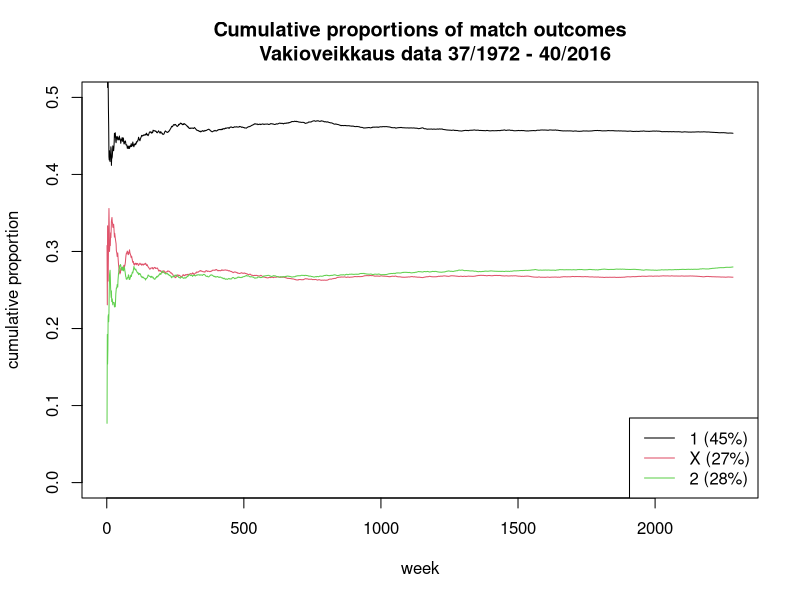

This figure's R source:
## ---- chunk 1
knitr::opts_chunk$set(echo = TRUE)
## ---- chunk 2
# Tuomo A. Nieminen 23.10.2016

# simulate the probability P(three or more identical rows)
# ---------------------------------------

# load the data (to get the  number of rows)
rivit <- read.csv2("Tilastot.csv", stringsAsFactors = FALSE)

# the size of the simulation
simsize <- 1e4

# unique integers represent unique combinations of rows
unique_rows <- 1:(3^13)

# a single simulation iteration is a sample of <n> rows
n <- nrow(rivit) # 2284

# create an empty data.frame to store the simulated integer vectors as rows
df <- matrix(NA, nrow = simsize, ncol = n)

# draw a sample of <n> from the unique rows with replacement
# repeat <simsize> times and store the sampled integers
for(i in 1:simsize) df[i, ] <- sample(unique_rows, size = n, replace = T)

# for each row, check if there are more than 2 of the same integer (this might be slow)
results <- apply(df, 1, FUN = function(v) any(table(v)>2))

# compute the proportion of true cases
sum(results)/simsize

## ---- chunk 3
# Tuomo A. Nieminen 23.10.2016

# load the data
rivit <- read.csv2("Tilastot.csv", stringsAsFactors = FALSE)
nr <- nrow(rivit)

# create a data.frame storing tables of outcome ("1", "x", "2") frequencies

freqs <- apply(rivit, 1, FUN = function(row) table(factor(row, levels = c("1","X","2"))))
freqs <- as.data.frame(t(freqs))

# compute cumulative frequencies
cum_freqs <- cumsum(freqs)

# compute cumulative proportions
cum_prop <- cum_freqs / cumsum(rep(13, nr))

# draw an empty plot
plot(1:nr, 
     main = "Cumulative proportions of match outcomes
     Vakioveikkaus data 37/1972 - 40/2016",
     ylab = "cumulative proportion", 
     xlab = "week",
     type = "n", ylim = c(0, 0.5))

# plot the cumulative proportions
for(i in 1:3) {
  lines(1:nr, cum_prop[, i], col = i) 
}

# add a legend to the plot
outcomes <- names(cum_prop)
outcomes <- paste0(outcomes, " (", round(100*cum_prop[nr, ],0), "%)")
legend("bottomright", legend = outcomes, col = 1:3, lty = 1)

## ---- chunk 4
# According to the data, the average probability of a hometeam win ("1") is 0.45
# and the average probability of a draw or a loss are almost identical

# Here we compute the expected frequencies of rows with 0, 1, ..., 13 homewins 
# and then compare to the observed frequencies

# Expected homewins assumptions
# 1. the probability of a homewin is 0.45 for each match.
# 2. the probability of not a homewin is 0.55 for each match


# objects freqs and nr are available

# number of matches
n <- 13

# probability of home win in a given match
p <- 0.45

# expected proportions using a binomial model
homewins <- 0:13
TN <- dbinom(homewins, size = n, prob = p)

# observed frequencies of 0, 1, .., 13 homewins
observed <- sapply(homewins, FUN = function(wins) sum(freqs[["1"]]==wins))

# expected frequencies
expected <- round(TN*nr)

# combine
cbind(expected, observed)

